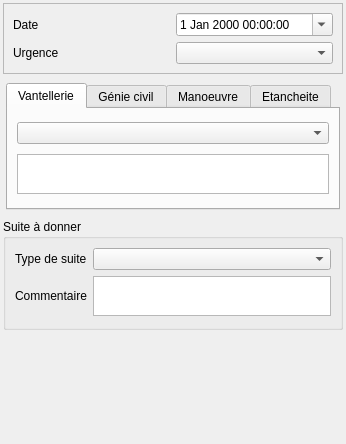
<?xml version="1.0" encoding="UTF-8"?>
<ui version="4.0">
 <class>Form</class>
 <widget class="QWidget" name="Form">
  <property name="geometry">
   <rect>
    <x>0</x>
    <y>0</y>
    <width>346</width>
    <height>444</height>
   </rect>
  </property>
  <property name="windowTitle">
   <string>Form</string>
  </property>
  <layout class="QVBoxLayout" name="verticalLayout">
   <property name="margin">
    <number>3</number>
   </property>
   <item>
    <widget class="QFrame" name="frame">
     <property name="frameShape">
      <enum>QFrame::StyledPanel</enum>
     </property>
     <property name="frameShadow">
      <enum>QFrame::Raised</enum>
     </property>
     <layout class="QGridLayout" name="gridLayout_3">
      <item row="0" column="0">
       <widget class="QLabel" name="label">
        <property name="text">
         <string>Date</string>
        </property>
       </widget>
      </item>
      <item row="1" column="0">
       <widget class="QLabel" name="label_5">
        <property name="text">
         <string>Urgence</string>
        </property>
       </widget>
      </item>
      <item row="1" column="1">
       <widget class="QComboBox" name="comboBox_urgence"/>
      </item>
      <item row="0" column="1">
       <widget class="QDateTimeEdit" name="dateTimeEdit">
        <property name="calendarPopup">
         <bool>true</bool>
        </property>
       </widget>
      </item>
     </layout>
    </widget>
   </item>
   <item>
    <widget class="QStackedWidget" name="stackedWidget">
     <property name="currentIndex">
      <number>1</number>
     </property>
     <widget class="QWidget" name="page">
      <layout class="QGridLayout" name="gridLayout" columnstretch="1,5,1">
       <item row="5" column="0">
        <widget class="QLabel" name="label_6">
         <property name="text">
          <string>Evolution</string>
         </property>
        </widget>
       </item>
       <item row="1" column="0">
        <widget class="QLabel" name="label_2">
         <property name="text">
          <string>Nombre</string>
         </property>
        </widget>
       </item>
       <item row="1" column="1">
        <widget class="QSpinBox" name="spinBox_nombre">
         <property name="minimum">
          <number>-1</number>
         </property>
        </widget>
       </item>
       <item row="3" column="0">
        <widget class="QLabel" name="label_7">
         <property name="text">
          <string>Commentaire</string>
         </property>
        </widget>
       </item>
       <item row="1" column="2">
        <widget class="QToolButton" name="toolButton_calc_nb">
         <property name="text">
          <string/>
         </property>
         <property name="icon">
          <iconset>
           <normaloff>:/plugins/Lamia/icons/numpad.png</normaloff>:/plugins/Lamia/icons/numpad.png</iconset>
         </property>
        </widget>
       </item>
       <item row="3" column="1" colspan="2">
        <widget class="QTextEdit" name="textEdit_comm">
         <property name="sizePolicy">
          <sizepolicy hsizetype="Expanding" vsizetype="Expanding">
           <horstretch>0</horstretch>
           <verstretch>0</verstretch>
          </sizepolicy>
         </property>
         <property name="maximumSize">
          <size>
           <width>16777215</width>
           <height>40</height>
          </size>
         </property>
        </widget>
       </item>
       <item row="5" column="1" colspan="2">
        <widget class="QTextEdit" name="textEdit_evolution">
         <property name="sizePolicy">
          <sizepolicy hsizetype="Expanding" vsizetype="Expanding">
           <horstretch>0</horstretch>
           <verstretch>0</verstretch>
          </sizepolicy>
         </property>
         <property name="maximumSize">
          <size>
           <width>16777215</width>
           <height>40</height>
          </size>
         </property>
        </widget>
       </item>
      </layout>
     </widget>
     <widget class="QWidget" name="page_2">
      <layout class="QVBoxLayout" name="verticalLayout_3">
       <property name="spacing">
        <number>3</number>
       </property>
       <property name="margin">
        <number>3</number>
       </property>
       <item>
        <widget class="QTabWidget" name="tabWidget">
         <property name="currentIndex">
          <number>0</number>
         </property>
         <widget class="QWidget" name="tab">
          <attribute name="title">
           <string>Vantellerie</string>
          </attribute>
          <layout class="QVBoxLayout" name="verticalLayout_4">
           <item>
            <widget class="QComboBox" name="comboBox_etatvantellerie"/>
           </item>
           <item>
            <widget class="QTextBrowser" name="textBrowser_vanteleriecom">
             <property name="maximumSize">
              <size>
               <width>16777215</width>
               <height>40</height>
              </size>
             </property>
             <property name="readOnly">
              <bool>false</bool>
             </property>
            </widget>
           </item>
          </layout>
         </widget>
         <widget class="QWidget" name="tab_2">
          <attribute name="title">
           <string>Génie civil</string>
          </attribute>
          <layout class="QVBoxLayout" name="verticalLayout_5">
           <item>
            <widget class="QComboBox" name="comboBox_etatGC"/>
           </item>
           <item>
            <widget class="QTextBrowser" name="textBrowser_etatGC">
             <property name="maximumSize">
              <size>
               <width>16777215</width>
               <height>40</height>
              </size>
             </property>
             <property name="readOnly">
              <bool>false</bool>
             </property>
            </widget>
           </item>
          </layout>
         </widget>
         <widget class="QWidget" name="tab_3">
          <attribute name="title">
           <string>Manoeuvre</string>
          </attribute>
          <layout class="QVBoxLayout" name="verticalLayout_6">
           <item>
            <widget class="QComboBox" name="comboBox_manoeuvre"/>
           </item>
           <item>
            <widget class="QTextBrowser" name="textBrowser_manoeuvre">
             <property name="maximumSize">
              <size>
               <width>16777215</width>
               <height>40</height>
              </size>
             </property>
             <property name="readOnly">
              <bool>false</bool>
             </property>
            </widget>
           </item>
          </layout>
         </widget>
         <widget class="QWidget" name="tab_4">
          <attribute name="title">
           <string>Etancheite</string>
          </attribute>
          <layout class="QVBoxLayout" name="verticalLayout_7">
           <item>
            <widget class="QCheckBox" name="checkBox_etancheite">
             <property name="text">
              <string>Ouvrage etanche</string>
             </property>
            </widget>
           </item>
           <item>
            <widget class="QTextBrowser" name="textBrowser__etancheite">
             <property name="maximumSize">
              <size>
               <width>16777215</width>
               <height>40</height>
              </size>
             </property>
             <property name="readOnly">
              <bool>false</bool>
             </property>
            </widget>
           </item>
          </layout>
         </widget>
        </widget>
       </item>
      </layout>
     </widget>
     <widget class="QWidget" name="page_3">
      <layout class="QVBoxLayout" name="verticalLayout_2">
       <item>
        <widget class="QLabel" name="label_9">
         <property name="text">
          <string>Equip</string>
         </property>
        </widget>
       </item>
      </layout>
     </widget>
    </widget>
   </item>
   <item>
    <widget class="QGroupBox" name="groupBox">
     <property name="title">
      <string>Suite à donner</string>
     </property>
     <layout class="QGridLayout" name="gridLayout_4">
      <item row="1" column="0">
       <widget class="QLabel" name="label_8">
        <property name="text">
         <string>Commentaire</string>
        </property>
       </widget>
      </item>
      <item row="0" column="0">
       <widget class="QLabel" name="label_4">
        <property name="text">
         <string>Type de suite</string>
        </property>
       </widget>
      </item>
      <item row="0" column="1">
       <widget class="QComboBox" name="comboBox_typesuite"/>
      </item>
      <item row="1" column="1">
       <widget class="QTextEdit" name="textEdit_suite">
        <property name="sizePolicy">
         <sizepolicy hsizetype="Expanding" vsizetype="Expanding">
          <horstretch>0</horstretch>
          <verstretch>0</verstretch>
         </sizepolicy>
        </property>
        <property name="maximumSize">
         <size>
          <width>16777215</width>
          <height>40</height>
         </size>
        </property>
       </widget>
      </item>
     </layout>
    </widget>
   </item>
   <item>
    <spacer name="verticalSpacer">
     <property name="orientation">
      <enum>Qt::Vertical</enum>
     </property>
     <property name="sizeHint" stdset="0">
      <size>
       <width>20</width>
       <height>40</height>
      </size>
     </property>
    </spacer>
   </item>
  </layout>
 </widget>
 <resources/>
 <connections/>
</ui>
